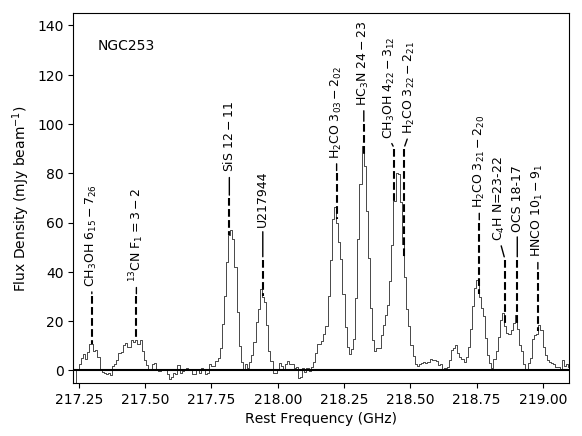

Write Python code to recreate this figure.
# Script to make publishable-quality spectrum plot of input image cube

import astropy.units as u
import numpy as np
import regions
from astropy.utils import data
from spectral_cube import SpectralCube
import pyspeckit
from astropy.io.misc import yaml
# The input yaml file contains all of the input variables needed by the script
infile = 'CubeSpectrumPlotExampleInput.yaml'

with open(infile) as fh:
    params = yaml.load(fh)

cubefile = params['cubefile'] # Cube from which the spectrum is to be extracted
regfile = params['regfile'] # Regions file containing positions through which spectra can be extracted
velconvention = params['velconvention'] # Velocity axis convention used for spectrum
regplot = int(params['regplot']) # Which region number to produce spectrum towards
smoothfact = int(params['smoothfact']) # Smooth spectrum to smoothfact resolution in km/s
yminval = float(params['yminval']) # Intensity axis minimum value
ymaxval = float(params['ymaxval']) # Intensity axis maximum value
linenames = list(params['linenames'].split(", ")) # Line names to use for line ID markers
linexvals = u.Quantity(list(map(float, params['linexvals'].split(", "))), u.MHz) # X-axis values for linenames
linenames_sizes = np.array(list(map(int,params['linenames_sizes'].split(", ")))) # Size in points for each linename
arrow_tips = list(map(int,params['arrow_tips'].split(", "))) # Size of arrow tips used in annotate
vregion = u.Quantity(float(params['vregion']), u.km/u.s) # Nominal velocity of region used to derive spectrum to properly mark the line center velocity positions

# Define spectral line annotation box locations
box_locs = [x+25 for x in arrow_tips]
cube = SpectralCube.read(cubefile) # Read cube
print(cube)

regionlist = regions.read_ds9(regfile) # Read regions file
cubespec = cube.subcube_from_regions([regionlist[regplot]]).mean(axis=(1,2)) # Define spectrum of Region regplot so that we can define the spectral axis
cubespec_mJyperbeam = cubespec.to(u.mJy) # Convert intensity units of spectrum to mJy/beam

cubespec_hdu = cubespec_mJyperbeam.hdu

restf = cubespec.wcs.wcs.restfrq*u.Hz
if velconvention == 'optical':
    offset = restf-(vregion).to(u.GHz,u.doppler_optical(restf))
elif velconvention == 'radio':
    offset = restf-(vregion).to(u.GHz,u.doppler_radio(restf))
print(offset)
# The following will define the spectral axis units using the specified velocity convention
spectral_axis = cubespec_mJyperbeam.with_spectral_unit(u.GHz, velocity_convention=velconvention, rest_value=restf).spectral_axis + offset
sp = pyspeckit.Spectrum(xarr=spectral_axis, data=cubespec_mJyperbeam.value, header={}) # Extract spectrum from cubespec_mJyperbeam
# The following will convert sp to the specified velocity convention read from the input yaml file
if velconvention == 'optical':
    sp.xarr.convert_to_unit('km/s', refX=restf, equivalencies=u.doppler_optical(restf)) # Do this first so I can smooth to smoothfact km/s spectral resolution
elif velconvention == 'radio':
    sp.xarr.convert_to_unit('km/s', refX=cubespec.header['RESTFRQ']*u.Hz, equivalencies=u.doppler_radio(cubespec.header['RESTFRQ']*u.Hz))
sp.smooth(smoothfact/np.abs(sp.xarr.cdelt(approx=True).value)) # Smooth to smoothfact km/s, which is smoothfact/cdelt channels
sp.xarr.convert_to_unit('GHz') # This will give me a frequency axis
sp.plotter(ymin=yminval,ymax=ymaxval)
sp.plotter.label(xlabel='Rest Frequency (GHz)',ylabel='Flux Density (mJy beam$^{-1}$)') # X- and Y-axis labeling
sp.plotter.axis.plot([sp.xarr.min().value,sp.xarr.max().value],[0,0],color='k',linestyle='-',zorder=-5) # Draw a line at y=0
sp.plotter.line_ids(linenames,linexvals,auto_yloc=False,auto_yloc_fraction=0.83,label1_size=9,arrow_tip=arrow_tips,box_loc=box_locs) # Plot line IDs read from yaml file
# NOTE: annotate must be called *after* line_ids
sp.plotter.axis.annotate(s='NGC253',xy=(0.05,0.9),xycoords='axes fraction') # Annotate with source name
sp.plotter.savefig('CubeSpectrumPlotExample.png') # Save to output file
